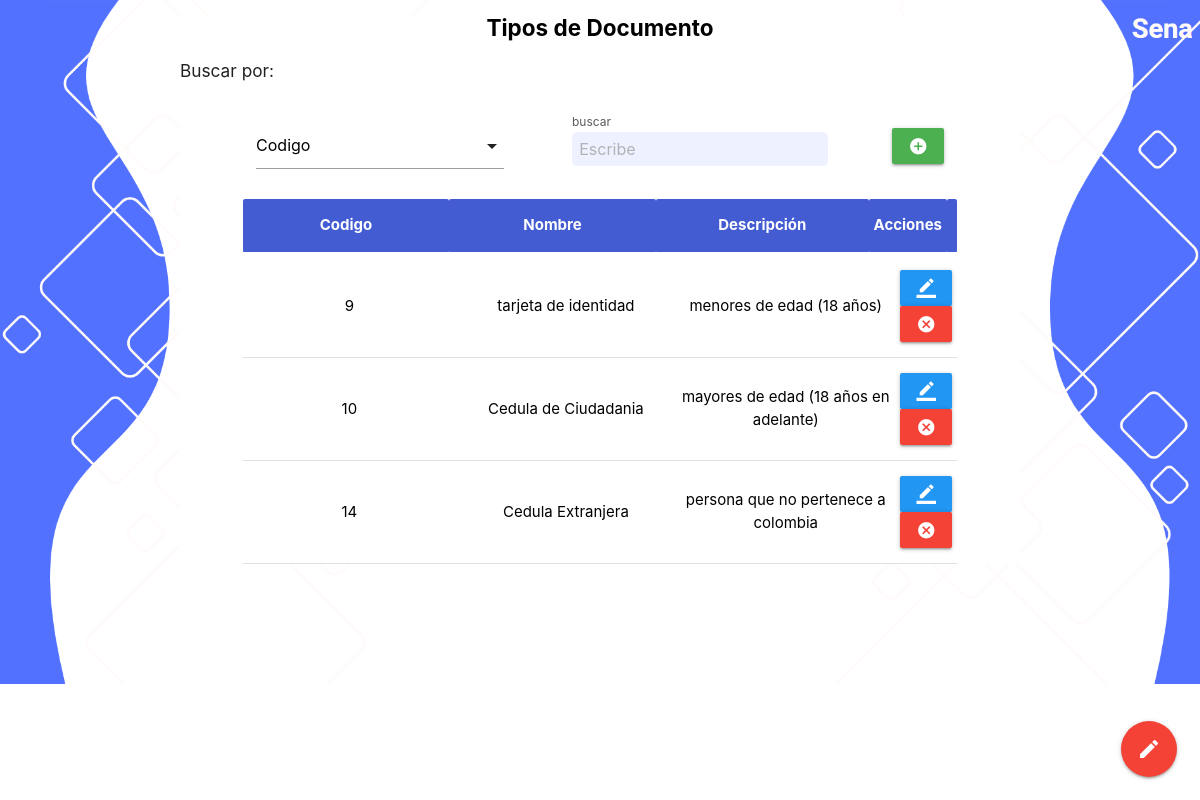
The page /WALLIE_V1.0/Tipo Documento/View/listarDocu.php on the database its author committed.
### tables this page shows
CREATE TABLE `tipo_documento` (
  `Docu_Cod` int(11) NOT NULL AUTO_INCREMENT,
  `Docu_Nom` varchar(20) DEFAULT NULL,
  `Docu_des` varchar(100) DEFAULT NULL,
  PRIMARY KEY (`Docu_Cod`)
);

### WALLIE_V1.0/Model/CRUD_Conexion.php (called while the page is built, shortened)
<?php
    class classCRUD{
        private $connection;
        function __construct() {
            $this->connection = new connectionDB();
        }
        function selectBD($tabla,$campo,$condicion){
            $dato="*";
            $mysqli = $this->connection->getConnect();
            if ($campo != null) {
              $select = "SELECT ".$dato." FROM ".$tabla." WHERE ".$campo." LIKE '%".$condicion."%';";
              $resultado = $mysqli->query($select);
            } else {
              $select = "SELECT ".$dato." FROM ".$tabla.";";
              $resultado = $mysqli->query($select);
            }
            $dato = array();
            if ($resultado->num_rows > 0) {
                while($fila = $resultado->fetch_assoc()) {
                    $dato[] = $fila;
                }
            }
            return $dato;
        }
    }
?>

### WALLIE_V1.0/Tipo Documento/Controller/controllerDocu.php (called while the page is built, shortened)
<?php
    include("../../Model/CRUD_Conexion.php");
    $tabla_nom="Tipo_Documento";
    if (isset($_POST['btn_buscar'])) {
        $campo=$_POST["opciones"];
        $condicion=$_POST["condicion"];
        $listar_Docues=new classCRUD();
        $dato=$listar_Docues->selectBD($tabla_nom,$campo,$condicion);
        include "../View/selectDocu.php";
    }else{
        $campo=$_POST["opciones"]??null;
        $condicion=$_POST["condicion"]??null;
        $listar_Docues=new classCRUD();
        $dato=$listar_Docues->selectBD($tabla_nom,$campo,$condicion);
    }
        ?>

### WALLIE_V1.0/Tipo Documento/View/selectDocu.php (the view, shortened to what this page needs)
<!DOCTYPE html>
<html lang="en">
<head>
</head>
<body>
    <table class="highlight tabla">
        <tbody>
            <?php
                foreach ($dato as $valor) {
                    ?>
                      <tr>
                          <td class="center"><?php echo $valor["Docu_Cod"];?></td>
                          <td class="center"><?php echo $valor["Docu_Nom"];?></td>
                          <td class="center"><?php echo $valor["Docu_des"];?></td>
                          <td>
                              <div class="center">
                                  <a class="modal-trigger btn blue tooltipped" data-position="top" data-tooltip="Editar" href="#modalCrudDocu" onclick="editarDocu('editar','<?php echo $valor['Docu_Cod']?>','Docu_Cod')"><i class="material-icons">border_color</i></a>
                                  <a class="modal-trigger btn red tooltipped" data-position="top" data-tooltip="Eliminar" href="#modalCrudDocu" onclick="eliminarDocu('eliminar','<?php echo $valor['Docu_Cod']?>','Docu_Cod')"><i class="material-icons">cancel</i></a>
                              </div>
                          </td>
                      </tr>
                    <?php
                }
            ?>
        </tbody>
    </table>
</body>
</html>

### WALLIE_V1.0/Tipo Documento/View/listarDocu.php (shortened to what this page needs)
<?php
    include "../Controller/controllerDocu.php";
?>
<!DOCTYPE html>
<html lang="en">
<head>
    <link type="text/css" rel="stylesheet" href="../../MATERIALIZE/css/materialize.min.css"  media="screen,projection"/>
    <link rel="stylesheet" href="../../CSS/listarRol.css">
</head>
<body>
    <div class="container">
        <div class="fondoForm">
            <div class="col s12">
                <span class="center titulo1"><h5>Tipos de Documento</h5></span>
                <div class="row tituloContenedorFiltro">
                    <div class="col s12">
                        <span class="flow-text left titulo1"><h6>Buscar por:</h6></span>
                    </div>
                </div>
                <div class="contenedorFiltro">
                    <form method="post">
                        <div>
                            <div class="input-field col s12">
                            </div>
                        </div>
                        <div>
                            <div class="input-field">
                                <input placeholder="Escribe" id="a" name="condicion" type="text" class="validate inputModificado" OnKeyUp="buscarDocu(this.value, document.getElementById('opciones').value)">
                                <label for="a" class="labelModificado">buscar</label>
                            </div>
                        </div>
                        <div class="crear">
                            <a class="modal-trigger btn green tooltipped" data-position="top" data-tooltip="Crear" href="#modalCrudDocu" onclick="crearDocu('crear')"><i class=" material-icons">add_circle</i></a>
                        </div>
                    </form>
                </div>
                <div class="contenedor_lista">
                    <table class="highlight tabla">
                        <thead>
                            <tr>
                                <th class="center">Codigo</th>
                                <th class="center">Nombre</th>
                                <th class="center">Descripción</th>
                                <th class="center">Acciones</th>
                                <th></th>
                            </tr>
                        </thead>
                    </table>
                    <div id="tblDocu" class="lista">
                            <?php
                                include("selectDocu.php");
                            ?>
                    </div>
                </div>
            </div>
        </div>
    </div>
            <div class="fixed-action-btn">
                <a class="btn-floating btn-large red ">
                    <i class="large material-icons ">mode_edit</i>
                </a>
            </div>
</body>
</html>

### WALLIE_V1.0/CSS/listarRol.css (style rules this page uses)
* { margin: 0; padding: 0; box-sizing: border-box; text-decoration: none; outline: none; scroll-behavior: smooth; }
body { background-image: url(../img/fondoNuevo.png); background-repeat: no-repeat; background-size: cover; }
html { overflow-x: hidden; overflow-y: hidden; }
.container { padding-bottom: 10%!important; }
.contenedorFiltro form { display: flex; align-items: center; justify-content: space-around; width: 90%; margin: 0 auto; margin-bottom: 1rem; }
.fondoForm { background-color:#ffffff; border-radius: 5px; }
.input-field, .s12 .inputModificado { width: 100%!important; padding: 0!important; }
.inputModificado { padding: 0!important; margin: 0!important; height: 30px !important; margin-top: 5px !important; background-color: #5272ff19 !important; border-radius: 5px !important; border: 2px solid #5272ff00 !important; color: black; }
.inputModificado::placeholder { color: #a4a4a4cf; padding-left: 5px!important; }
.input-field .labelModificado { color: #5b5b5b !important; }
.contenedor_lista { width: 85%; margin: 0 auto; }
.lista { max-height: 23rem; overflow-y: scroll; }
.tabla thead { background-color: #1e3dc9d5; color: #fff; border-bottom: solid white; }
th { width: 33.3%; }
td { width: 33.3%; }
.tabla tbody { background-color: #ffffff; color: rgb(0, 0, 0); }
.titulo1 h5 { font-size: 1.5rem !important; font-weight: bolder !important; color: #000000; }

### rows shown on the page
tipo_documento: Docu_Cod "9", Docu_Nom "tarjeta de identidad", Docu_des "menores de edad (18 años)"
tipo_documento: Docu_Cod "10", Docu_Nom "Cedula de Ciudadania", Docu_des "mayores de edad (18 años en adelante)"
tipo_documento: Docu_Cod "14", Docu_Nom "Cedula Extranjera", Docu_des "persona que no pertenece a colombia"
